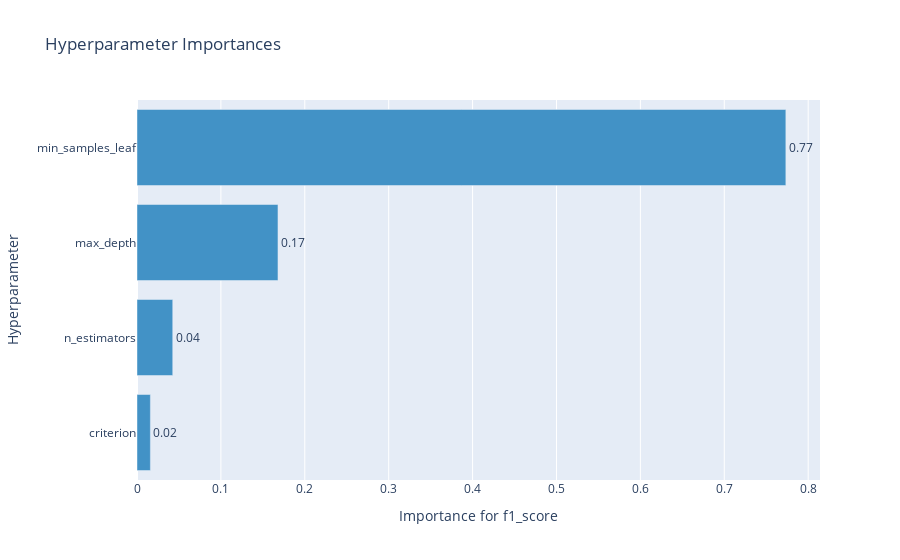

Write notebook code for a chart like this one.
### Markdown cell above
<center> <img src="../figures/fig_13.png"></center>

### Code cell
optuna.visualization.plot_param_importances(study, target_name="f1_score")

### Figure 1 — Plotly figure (JSON) as saved in the notebook; plotly's stock layout.template omitted (floating-point values rounded to 4 significant figures)
{"data": [{"cliponaxis": false, "hovertemplate": ["criterion (CategoricalDistribution): 0.015964872453547222<extra></extra>", "n_estimators (IntDistribution): 0.042604004922528915<extra></extra>", "max_depth (IntDistribution): 0.16804241813077542<extra></extra>", "min_samples_leaf (IntDistribution): 0.7733887044931484<extra></extra>"], "marker": {"color": "rgb(66,146,198)"}, "orientation": "h", "text": ["0.02", "0.04", "0.17", "0.77"], "textposition": "outside", "type": "bar", "x": [0.01596, 0.0426, 0.168, 0.7734], "y": ["criterion", "n_estimators", "max_depth", "min_samples_leaf"]}], "layout": {"showlegend": false, "title": {"text": "Hyperparameter Importances"}, "xaxis": {"title": {"text": "Importance for f1_score"}}, "yaxis": {"title": {"text": "Hyperparameter"}}}}
